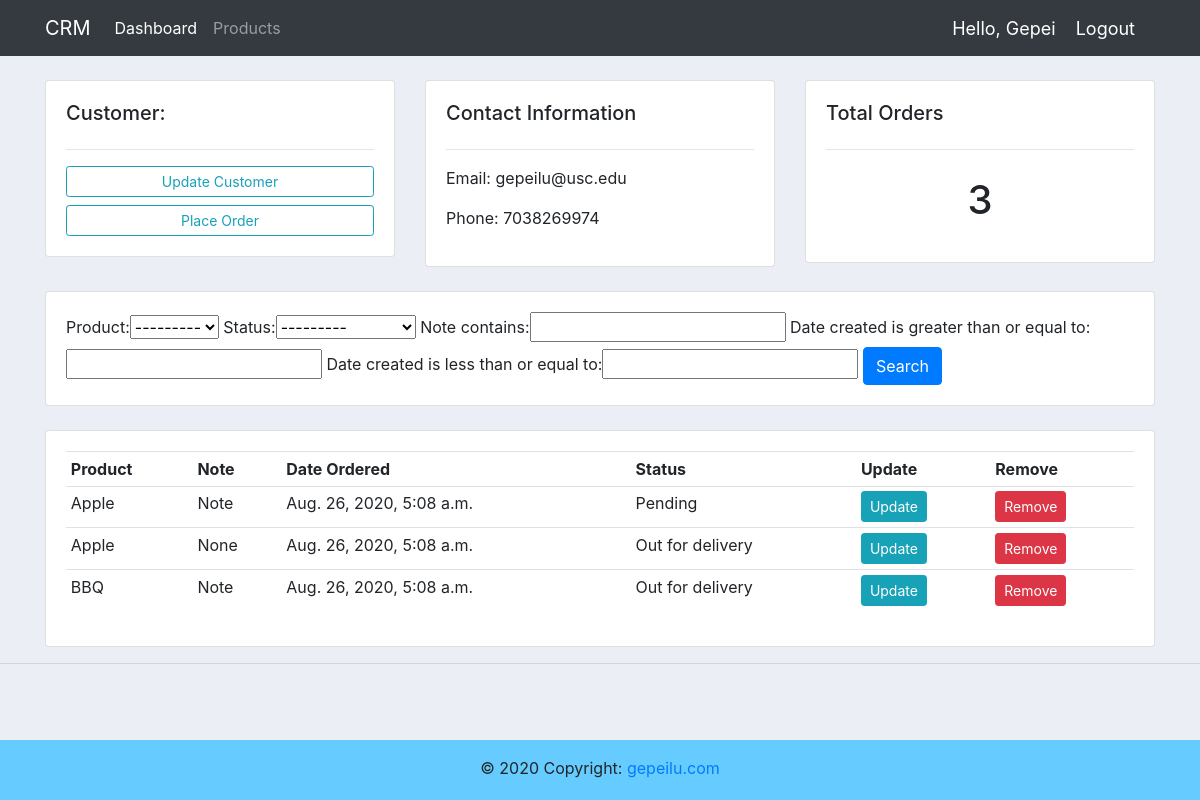
Screenshot of /customer/1/ (signed in) with the database file from the repository.
### accounts/models.py (models this page shows, shortened)
class Customer(models.Model):
    user = models.OneToOneField(User, null=True, blank=True, on_delete=models.CASCADE)
    name = models.CharField(max_length=200, null=True)
    phone = models.CharField(max_length=200, null=True)
    email = models.CharField(max_length=200, null=True)
    profile_pic = models.ImageField(default='default.jpg', null=True, blank=True)
    date_created = models.DateTimeField(auto_now_add=True, null=True)

class Order(models.Model):
    STATUS = (
        ('Pending', 'Pending'),
        ('Out for delivery', 'Out for delivery'),
        ('Delivered', 'Delivered')
    )
    customer = models.ForeignKey(Customer, null=True, on_delete=models.SET_NULL)
    product = models.ForeignKey(Product, null=True, on_delete=models.SET_NULL)
    date_created = models.DateTimeField(auto_now_add=True, null=True)
    status = models.CharField(max_length=200, null=True, choices=STATUS)
    note = models.CharField(max_length=1000, null=True)

class Product(models.Model):
    CATEGORY = (
        ('Indoor', 'Indoor'),
        ('Outdoor', 'Outdoor')
    )
    name = models.CharField(max_length=200, null=True)
    price = models.FloatField(null=True)
    category = models.CharField(max_length=200, null=True, choices=CATEGORY)
    description = models.CharField(max_length=200, null=True, blank=True)
    date_created = models.DateTimeField(auto_now_add=True, null=True)
    tags = models.ManyToManyField(Tag)
    def __str__(self):
        return self.name

### accounts/decorators.py (the view)
        def wrapper_func(request, *args, **kwargs):
            group = None
            if request.user.groups.exists():
                group = request.user.groups.all()[0].name
            if group in allowed_rules:
                return view_func(request, *args, **kwargs)
            else:
                return HttpResponse('You are not authorized to view this page')

### accounts/views.py (called while the page is built)
@login_required(login_url='login')
@allowed_users(allowed_rules=['admin'])
def customer(request, customer_id):
    customer_obj = Customer.objects.get(pk=customer_id)
    customer_orders = customer_obj.order_set.all()
    customer_orders_num = customer_orders.count()
    myFilter = OrderFilter(request.GET, queryset=customer_orders)
    customer_orders = myFilter.qs
    return render(request, 'accounts/customer.html', locals())

### templates/accounts/customer.html
{% extends 'accounts/main.html' %}
{% block content %}
<br>
<div class="row">
	<div class="col-md">
		<div class="card card-body">
			<h5>Customer:</h5>
			<hr>
			<a class="btn btn-outline-info  btn-sm btn-block" href="">Update Customer</a>
			<a class="btn btn-outline-info  btn-sm btn-block" href="{% url 'create_order' customer_obj.id %}">Place Order</a>
		</div>
	</div>
	<div class="col-md">
		<div class="card card-body">
			<h5>Contact Information</h5>
			<hr>
			<p>Email: {{ customer_obj.email }}</p>
			<p>Phone: {{ customer_obj.phone }}</p>
		</div>
	</div>
	<div class="col-md">
		<div class="card card-body">
			<h5>Total Orders</h5>
			<hr>
			<h1 style="text-align: center;padding: 10px">{{ customer_orders_num }}</h1>
		</div>
	</div>
</div>
<br>
<div class="row">
	<div class="col">
		<div class="card card-body">
            <form method="get">
				{{ myFilter.form }}
		        <button class="btn btn-primary" type="submit">Search</button>
		    </form>
		</div>
	</div>
</div>
<br>
<div class="row">
	<div class="col-md">
		<div class="card card-body">
			<table class="table table-sm">
				<tr>
					<th>Product</th>
					<th>Note</th>
					<th>Date Ordered</th>
					<th>Status</th>
					<th>Update</th>
					<th>Remove</th>
				</tr>
				{% for order in customer_orders %}
					<tr>
						<td>{{ order.product.name }}</td>
						<td>{{ order.note }}</td>
						<td>{{ order.date_created }}</td>
						<td>{{ order.status }}</td>
						<td><a class="btn btn-sm btn-info" href="{% url 'update_order' order.id %}">Update</a></td>
						<td><a class="btn btn-sm btn-danger" href="{% url 'delete_order' order.id %}">Remove</a></td>
					</tr>
				{% endfor %}
			</table>
		</div>
	</div>
</div>
{% endblock%}

### templates/accounts/navbar.html (shortened to what this page needs)
<nav class="navbar navbar-expand-lg navbar-dark bg-dark">
  <div class="container">
    <a class="navbar-brand" href="{% url 'home'%}">CRM</a>
    <div class="collapse navbar-collapse" id="navbarNav">
      <ul class="navbar-nav">
        {% if request.user.is_staff %}
        <li class="nav-item active">
          <a class="nav-link" href="{% url 'home' %}">Dashboard</a>
        </li>
        <li class="nav-item">
          <a class="nav-link" href="{% url 'products' %}">Products</a>
        </li>
        {% else %}
        <li class="nav-item">
          <a class="nav-link" href="{% url 'profile' %}">Settings</a>
        </li>
        {% endif %}
      </ul>
    </div>
    <span class="hello">Hello, {{ request.user.username }}</span>
    <span><a class="hello" href="{% url 'logout' %}">Logout</a></span>
  </div>
</nav>

### static/css/main.css (style rules this page uses)
body { background-color: #ebeff5; }

### templates/accounts/navbar.html (style rules this page uses)
.hello { font-size: 18px; color: #fff; margin-right: 20px; }

### rows the page displays
Customer: email "gepeilu@usc.edu", phone "7038269974"
Order: product.name "Apple", note "Note", date_created "Aug. 26, 2020, 5:08 a.m.", status "Pending"
Order: product.name "Apple", note "None", date_created "Aug. 26, 2020, 5:08 a.m.", status "Out for delivery"
Order: product.name "BBQ", note "Note", date_created "Aug. 26, 2020, 5:08 a.m.", status "Out for delivery"

### other values shown
{{ request.user.username }} "Gepei"
{{ customer_orders_num }} "3"
